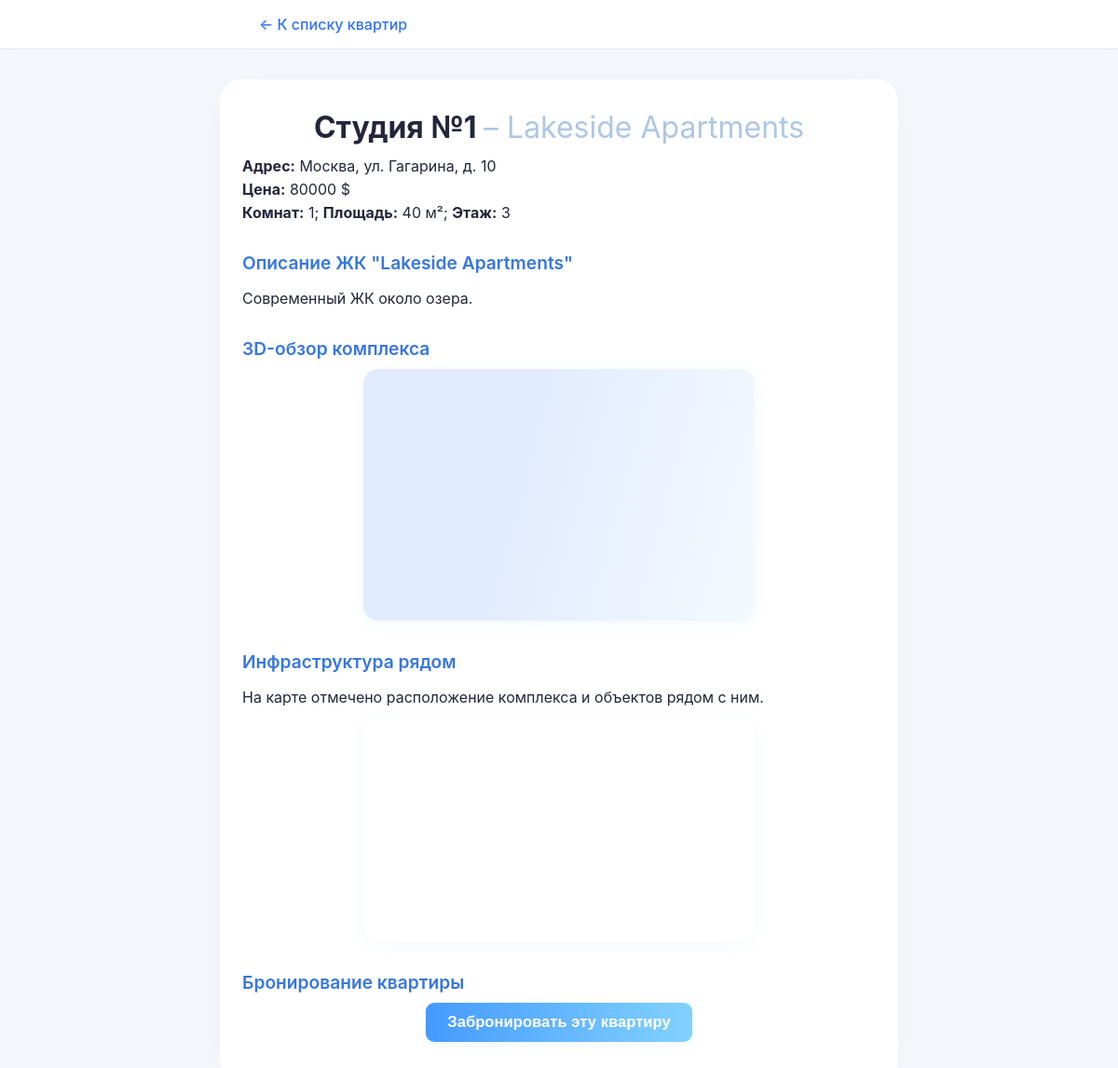
The app's page /apartment.php?id=3 with its own data.
### tables this page shows
CREATE TABLE apartments (
    id INT AUTO_INCREMENT PRIMARY KEY,
    complex_id INT NOT NULL,
    name VARCHAR(100) NOT NULL,
    address VARCHAR(255) NOT NULL,
    description TEXT,
    price INT,
    rooms INT,
    area FLOAT,
    floor INT,
    FOREIGN KEY (complex_id) REFERENCES complexes(id) ON DELETE CASCADE
);

CREATE TABLE complexes (
    id INT AUTO_INCREMENT PRIMARY KEY,
    name VARCHAR(100) NOT NULL,
    description TEXT
);

### public/apartment.php (the view, shortened to what this page needs)
<?php
require 'config.php';
$aptId = $_GET['id'] ?? null;
$apt = null;
if ($aptId || isset($_POST['apt_id'])) {
    $id = $aptId ? (int)$aptId : (int)$_POST['apt_id'];
    $stmt = $pdo->prepare("SELECT a.*, c.name AS complex_name, c.description AS complex_desc
                           FROM apartments a
                           JOIN complexes c ON a.complex_id = c.id
                           WHERE a.id = ?");
    $stmt->execute([$id]);
    $apt = $stmt->fetch(PDO::FETCH_ASSOC);
} else {
    echo "<p>Не указан ID квартиры.</p>";
    exit;
}
?>
<!DOCTYPE html>
<html lang="ru">
<head>
</head>
<body>
<header>
    <nav>
        <div>
            <a href="index.php">&#8592; К списку квартир</a>
        </div>
    </nav>
</header>
<div class="main-wrap">
    <h1><?php echo htmlspecialchars($apt['name']); ?> <span style="font-weight:400;color:#adc7e6;">– <?php echo htmlspecialchars($apt['complex_name']); ?></span></h1>
    <div class="info-block">
        <p><b>Адрес:</b> <?php echo htmlspecialchars($apt['address']); ?></p>
        <p><strong>Цена:</strong> <?php echo $apt['price'] ? $apt['price'] . ' $' : 'не указана'; ?></p>
        <p>
            <strong>Комнат:</strong> <?php echo $apt['rooms'] ?: 'не указано'; ?>;
            <strong>Площадь:</strong> <?php echo $apt['area'] ? $apt['area'] . ' м²' : 'не указана'; ?>;
            <strong>Этаж:</strong> <?php echo $apt['floor'] ?: 'не указан'; ?>
        </p>
    </div>
    <div class="section-title">Описание ЖК "<?php echo htmlspecialchars($apt['complex_name']); ?>"</div>
    <p><?php echo nl2br(htmlspecialchars($apt['complex_desc'])); ?></p>
    <div class="section-title">3D-обзор комплекса</div>
    <div id="three-container"><em>Загрузка 3D...</em></div>
    <div class="section-title">Инфраструктура рядом</div>
    <p style="margin-bottom:8px;">На карте отмечено расположение комплекса и объектов рядом с ним.</p>
    <div id="infra-map"></div>
    <div class="section-title">Бронирование квартиры</div>
    <button class="main-btn" id="bookBtn">Забронировать эту квартиру</button>
</div>
</body>
</html>

### public/apartment.php (style rules this page uses)
body { font-family: 'Inter', Arial, sans-serif; margin: 0; background: #f4f7fb; color: #23263b; }
header { background: #fff; border-bottom: 1px solid #e3e8ee; margin-bottom: 32px; padding: 16px 0; box-shadow: 0 2px 10px #eef4ff20; }
nav { max-width: 680px; margin: 0 auto; padding: 0 16px; display: flex; align-items: center; justify-content: space-between; }
nav a { color: #3172fa; text-decoration: none; margin-left: 18px; font-weight: 500; }
h1 { font-size: 2rem; margin: 0 0 12px 0; text-align: center; }
.main-wrap { max-width: 680px; margin: 0 auto; background: #fff; border-radius: 24px; box-shadow: 0 4px 32px #d3e2fa25; padding: 32px 24px 32px 24px; }
.info-block { margin-bottom: 20px; }
.info-block p { margin: 5px 0 0 0; }
.section-title { font-size: 1.2rem; margin: 32px 0 10px 0; color: #3776e0; font-weight: 600; }
#three-container { max-width: 420px; width: 100%; height: 270px; margin: 0 auto 28px auto; border-radius: 16px; background: linear-gradient(105deg, #e2ecff 40%, #f3fafd 100%); box-shadow: 0 3px 18px #7cbaff17; display: flex; align-items: center; justify-content: center; overflow: hidden; }
#infra-map { max-width: 420px; width: 100%; height: 240px; margin: 12px auto 30px auto; border-radius: 16px; overflow: hidden; box-shadow: 0 3px 18px #8ab1d817; }
button, .main-btn { background: linear-gradient(97deg, #459aff 0%, #82d2ff 100%); color: #fff; border: none; border-radius: 9px; padding: 11px 23px; font-size: 1.04rem; font-weight: 600; cursor: pointer; margin: 10px auto; transition: background 0.2s; display: block; box-shadow: 0 2px 6px #7cc0ff28; }

### records on screen
apartments: name "Студия №1", complex.name "Lakeside Apartments", address "Москва, ул. Гагарина, д. 10", price "80000", rooms "1", area "40", floor "3", complex.description "Современный ЖК около озера."
